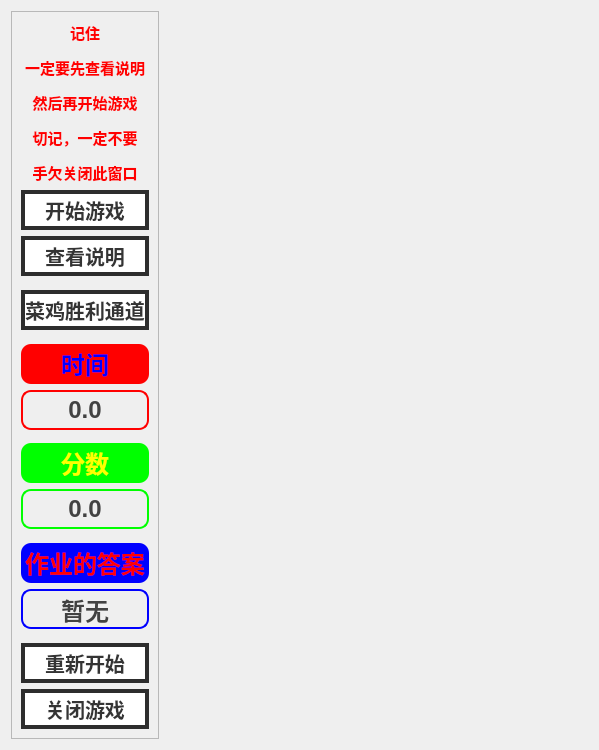
<?xml version="1.0" encoding="UTF-8"?>
<ui version="4.0">
 <class>Widget</class>
 <widget class="QWidget" name="Widget">
  <property name="geometry">
   <rect>
    <x>0</x>
    <y>0</y>
    <width>599</width>
    <height>750</height>
   </rect>
  </property>
  <property name="minimumSize">
   <size>
    <width>599</width>
    <height>750</height>
   </size>
  </property>
  <property name="maximumSize">
   <size>
    <width>599</width>
    <height>751</height>
   </size>
  </property>
  <property name="windowTitle">
   <string>FuckYou</string>
  </property>
  <layout class="QGridLayout" name="gridLayout_2">
   <item row="1" column="0" rowspan="2">
    <widget class="QFrame" name="frame">
     <property name="maximumSize">
      <size>
       <width>150</width>
       <height>16777215</height>
      </size>
     </property>
     <property name="styleSheet">
      <string notr="true"/>
     </property>
     <property name="frameShape">
      <enum>QFrame::StyledPanel</enum>
     </property>
     <property name="frameShadow">
      <enum>QFrame::Raised</enum>
     </property>
     <layout class="QGridLayout" name="gridLayout">
      <item row="7" column="0">
       <widget class="QLabel" name="lab_time">
        <property name="minimumSize">
         <size>
          <width>0</width>
          <height>40</height>
         </size>
        </property>
        <property name="font">
         <font>
          <family>Microsoft YaHei UI</family>
          <pointsize>18</pointsize>
          <weight>75</weight>
          <bold>true</bold>
         </font>
        </property>
        <property name="styleSheet">
         <string notr="true">border: 2px solid  rgb(255, 0, 0);/*设置边框的粗细，以及颜色*/
border-radius: 10px;/*设置圆角的大小*/
color: rgb(66, 66, 66);
</string>
        </property>
        <property name="text">
         <string>0.0</string>
        </property>
        <property name="alignment">
         <set>Qt::AlignCenter</set>
        </property>
       </widget>
      </item>
      <item row="18" column="0">
       <widget class="myBtn" name="btn_quit">
        <property name="minimumSize">
         <size>
          <width>0</width>
          <height>40</height>
         </size>
        </property>
        <property name="font">
         <font>
          <family>Microsoft YaHei UI</family>
          <pointsize>15</pointsize>
          <weight>75</weight>
          <bold>true</bold>
         </font>
        </property>
        <property name="cursor">
         <cursorShape>PointingHandCursor</cursorShape>
        </property>
        <property name="styleSheet">
         <string notr="true">border: 4px solid rgb(45, 45, 45);/*设置边框的粗细，以及颜色*/
border-radius: 0px;/*设置圆角的大小*/
background-color: rgb(255, 255, 255);
color: rgb(52, 52, 52);
</string>
        </property>
        <property name="text">
         <string>关闭游戏</string>
        </property>
       </widget>
      </item>
      <item row="6" column="0">
       <widget class="QLabel" name="label_4">
        <property name="minimumSize">
         <size>
          <width>0</width>
          <height>40</height>
         </size>
        </property>
        <property name="font">
         <font>
          <family>Microsoft YaHei UI</family>
          <pointsize>18</pointsize>
          <weight>75</weight>
          <bold>true</bold>
         </font>
        </property>
        <property name="styleSheet">
         <string notr="true">border: 0px solid rgb(45, 45, 45);/*设置边框的粗细，以及颜色*/
border-radius: 10px;/*设置圆角的大小*/
background-color: rgb(255, 0, 0);
color: rgb(0, 0, 0);
</string>
        </property>
        <property name="text">
         <string>&lt;html&gt;&lt;head/&gt;&lt;body&gt;&lt;p&gt;&lt;span style=&quot; font-weight:600; color:#0000ff;&quot;&gt;时间&lt;/span&gt;&lt;/p&gt;&lt;/body&gt;&lt;/html&gt;</string>
        </property>
        <property name="alignment">
         <set>Qt::AlignCenter</set>
        </property>
       </widget>
      </item>
      <item row="9" column="0">
       <widget class="QLabel" name="label_3">
        <property name="minimumSize">
         <size>
          <width>0</width>
          <height>40</height>
         </size>
        </property>
        <property name="font">
         <font>
          <family>Microsoft YaHei UI</family>
          <pointsize>18</pointsize>
          <weight>75</weight>
          <bold>true</bold>
         </font>
        </property>
        <property name="styleSheet">
         <string notr="true">border: 0px solid rgb(45, 45, 45);/*设置边框的粗细，以及颜色*/
border-radius: 10px;/*设置圆角的大小*/
background-color: rgb(0, 255, 0);
color: rgb(0, 0, 0);
</string>
        </property>
        <property name="text">
         <string>&lt;html&gt;&lt;head/&gt;&lt;body&gt;&lt;p&gt;&lt;span style=&quot; color:#ffff00;&quot;&gt;分数&lt;/span&gt;&lt;/p&gt;&lt;/body&gt;&lt;/html&gt;</string>
        </property>
        <property name="alignment">
         <set>Qt::AlignCenter</set>
        </property>
       </widget>
      </item>
      <item row="10" column="0">
       <widget class="QLabel" name="lab_Score">
        <property name="minimumSize">
         <size>
          <width>0</width>
          <height>40</height>
         </size>
        </property>
        <property name="font">
         <font>
          <family>Microsoft YaHei UI</family>
          <pointsize>18</pointsize>
          <weight>75</weight>
          <bold>true</bold>
         </font>
        </property>
        <property name="styleSheet">
         <string notr="true">border: 2px solid  rgb(0, 255, 0);/*设置边框的粗细，以及颜色*/
border-radius: 10px;/*设置圆角的大小*/
color: rgb(66, 66, 66);
</string>
        </property>
        <property name="text">
         <string>0.0</string>
        </property>
        <property name="alignment">
         <set>Qt::AlignCenter</set>
        </property>
       </widget>
      </item>
      <item row="16" column="0">
       <spacer name="verticalSpacer_3">
        <property name="orientation">
         <enum>Qt::Vertical</enum>
        </property>
        <property name="sizeHint" stdset="0">
         <size>
          <width>20</width>
          <height>40</height>
         </size>
        </property>
       </spacer>
      </item>
      <item row="8" column="0">
       <spacer name="verticalSpacer_7">
        <property name="orientation">
         <enum>Qt::Vertical</enum>
        </property>
        <property name="sizeHint" stdset="0">
         <size>
          <width>20</width>
          <height>40</height>
         </size>
        </property>
       </spacer>
      </item>
      <item row="17" column="0">
       <widget class="myBtn" name="btn_reset">
        <property name="minimumSize">
         <size>
          <width>0</width>
          <height>40</height>
         </size>
        </property>
        <property name="font">
         <font>
          <family>Microsoft YaHei UI</family>
          <pointsize>15</pointsize>
          <weight>75</weight>
          <bold>true</bold>
         </font>
        </property>
        <property name="cursor">
         <cursorShape>PointingHandCursor</cursorShape>
        </property>
        <property name="styleSheet">
         <string notr="true">border: 4px solid rgb(45, 45, 45);/*设置边框的粗细，以及颜色*/
border-radius: 0px;/*设置圆角的大小*/
background-color: rgb(255, 255, 255);
color: rgb(52, 52, 52);
</string>
        </property>
        <property name="text">
         <string>重新开始</string>
        </property>
       </widget>
      </item>
      <item row="1" column="0">
       <widget class="myBtn" name="btn_Start">
        <property name="minimumSize">
         <size>
          <width>0</width>
          <height>40</height>
         </size>
        </property>
        <property name="font">
         <font>
          <family>Microsoft YaHei UI</family>
          <pointsize>15</pointsize>
          <weight>75</weight>
          <bold>true</bold>
         </font>
        </property>
        <property name="cursor">
         <cursorShape>PointingHandCursor</cursorShape>
        </property>
        <property name="styleSheet">
         <string notr="true">
border: 4px solid rgb(45, 45, 45);/*设置边框的粗细，以及颜色*/
border-radius: 0px;/*设置圆角的大小*/
background-color: rgb(255, 255, 255);
color: rgb(52, 52, 52);
</string>
        </property>
        <property name="text">
         <string>开始游戏</string>
        </property>
       </widget>
      </item>
      <item row="0" column="0">
       <widget class="QLabel" name="label">
        <property name="font">
         <font>
          <family>Microsoft YaHei UI</family>
          <weight>75</weight>
          <bold>true</bold>
         </font>
        </property>
        <property name="text">
         <string>&lt;html&gt;&lt;head/&gt;&lt;body&gt;&lt;p align=&quot;center&quot;&gt;&lt;span style=&quot; font-size:11pt; color:#ff0000;&quot;&gt;记住&lt;/span&gt;&lt;/p&gt;&lt;p align=&quot;center&quot;&gt;&lt;span style=&quot; font-size:11pt; color:#ff0000;&quot;&gt;一定要先查看说明&lt;/span&gt;&lt;/p&gt;&lt;p align=&quot;center&quot;&gt;&lt;span style=&quot; font-size:11pt; color:#ff0000;&quot;&gt;然后再开始游戏&lt;/span&gt;&lt;/p&gt;&lt;p align=&quot;center&quot;&gt;&lt;span style=&quot; font-size:11pt; color:#ff0000;&quot;&gt;切记，一定不要&lt;/span&gt;&lt;/p&gt;&lt;p align=&quot;center&quot;&gt;&lt;span style=&quot; font-size:11pt; color:#ff0000;&quot;&gt;手欠关闭此窗口&lt;/span&gt;&lt;/p&gt;&lt;/body&gt;&lt;/html&gt;</string>
        </property>
       </widget>
      </item>
      <item row="2" column="0">
       <widget class="myBtn" name="explan">
        <property name="minimumSize">
         <size>
          <width>0</width>
          <height>40</height>
         </size>
        </property>
        <property name="font">
         <font>
          <family>Microsoft YaHei UI</family>
          <pointsize>15</pointsize>
          <weight>75</weight>
          <bold>true</bold>
         </font>
        </property>
        <property name="cursor">
         <cursorShape>PointingHandCursor</cursorShape>
        </property>
        <property name="styleSheet">
         <string notr="true">
border: 4px solid rgb(45, 45, 45);/*设置边框的粗细，以及颜色*/
border-radius: 0px;/*设置圆角的大小*/
background-color: rgb(255, 255, 255);
color: rgb(52, 52, 52);
</string>
        </property>
        <property name="text">
         <string>查看说明</string>
        </property>
       </widget>
      </item>
      <item row="14" column="0">
       <widget class="QLabel" name="label_5">
        <property name="minimumSize">
         <size>
          <width>0</width>
          <height>40</height>
         </size>
        </property>
        <property name="font">
         <font>
          <family>Microsoft YaHei UI</family>
          <pointsize>18</pointsize>
          <weight>75</weight>
          <bold>true</bold>
         </font>
        </property>
        <property name="styleSheet">
         <string notr="true">border: 0px solid rgb(45, 45, 45);/*设置边框的粗细，以及颜色*/
border-radius: 10px;/*设置圆角的大小*/
background-color: rgb(0, 0, 255);
color: rgb(0, 0, 0);
</string>
        </property>
        <property name="text">
         <string>&lt;html&gt;&lt;head/&gt;&lt;body&gt;&lt;p&gt;&lt;span style=&quot; font-weight:600; color:#ff0000;&quot;&gt;作业的答案&lt;/span&gt;&lt;/p&gt;&lt;/body&gt;&lt;/html&gt;</string>
        </property>
        <property name="alignment">
         <set>Qt::AlignCenter</set>
        </property>
       </widget>
      </item>
      <item row="11" column="0">
       <spacer name="verticalSpacer_9">
        <property name="orientation">
         <enum>Qt::Vertical</enum>
        </property>
        <property name="sizeHint" stdset="0">
         <size>
          <width>20</width>
          <height>40</height>
         </size>
        </property>
       </spacer>
      </item>
      <item row="3" column="0">
       <spacer name="verticalSpacer_4">
        <property name="orientation">
         <enum>Qt::Vertical</enum>
        </property>
        <property name="sizeHint" stdset="0">
         <size>
          <width>20</width>
          <height>40</height>
         </size>
        </property>
       </spacer>
      </item>
      <item row="4" column="0">
       <widget class="myBtn" name="win">
        <property name="minimumSize">
         <size>
          <width>0</width>
          <height>40</height>
         </size>
        </property>
        <property name="font">
         <font>
          <family>Microsoft YaHei UI</family>
          <pointsize>15</pointsize>
          <weight>75</weight>
          <bold>true</bold>
         </font>
        </property>
        <property name="cursor">
         <cursorShape>PointingHandCursor</cursorShape>
        </property>
        <property name="styleSheet">
         <string notr="true">
border: 4px solid rgb(45, 45, 45);/*设置边框的粗细，以及颜色*/
border-radius: 0px;/*设置圆角的大小*/
background-color: rgb(255, 255, 255);
color: rgb(52, 52, 52);
</string>
        </property>
        <property name="text">
         <string>菜鸡胜利通道</string>
        </property>
       </widget>
      </item>
      <item row="15" column="0">
       <widget class="QLabel" name="lab_answer">
        <property name="minimumSize">
         <size>
          <width>0</width>
          <height>40</height>
         </size>
        </property>
        <property name="font">
         <font>
          <family>Microsoft YaHei UI</family>
          <pointsize>18</pointsize>
          <weight>75</weight>
          <italic>false</italic>
          <bold>true</bold>
         </font>
        </property>
        <property name="styleSheet">
         <string notr="true">border: 2px solid  rgb(0, 0, 255);/*设置边框的粗细，以及颜色*/
border-radius: 10px;/*设置圆角的大小*/
color: rgb(66, 66, 66);
</string>
        </property>
        <property name="text">
         <string>暂无</string>
        </property>
        <property name="alignment">
         <set>Qt::AlignCenter</set>
        </property>
       </widget>
      </item>
      <item row="5" column="0">
       <spacer name="verticalSpacer">
        <property name="orientation">
         <enum>Qt::Vertical</enum>
        </property>
        <property name="sizeHint" stdset="0">
         <size>
          <width>20</width>
          <height>40</height>
         </size>
        </property>
       </spacer>
      </item>
     </layout>
    </widget>
   </item>
   <item row="2" column="1">
    <widget class="QLabel" name="game_lab">
     <property name="enabled">
      <bool>true</bool>
     </property>
     <property name="minimumSize">
      <size>
       <width>425</width>
       <height>730</height>
      </size>
     </property>
     <property name="maximumSize">
      <size>
       <width>425</width>
       <height>730</height>
      </size>
     </property>
     <property name="styleSheet">
      <string notr="true"/>
     </property>
     <property name="text">
      <string/>
     </property>
    </widget>
   </item>
  </layout>
 </widget>
 <customwidgets>
  <customwidget>
   <class>myBtn</class>
   <extends>QPushButton</extends>
   <header location="global">mybtn.h</header>
  </customwidget>
 </customwidgets>
 <resources/>
 <connections>
  <connection>
   <sender>btn_quit</sender>
   <signal>clicked()</signal>
   <receiver>Widget</receiver>
   <slot>close()</slot>
   <hints>
    <hint type="sourcelabel">
     <x>79</x>
     <y>597</y>
    </hint>
    <hint type="destinationlabel">
     <x>109</x>
     <y>734</y>
    </hint>
   </hints>
  </connection>
 </connections>
</ui>
